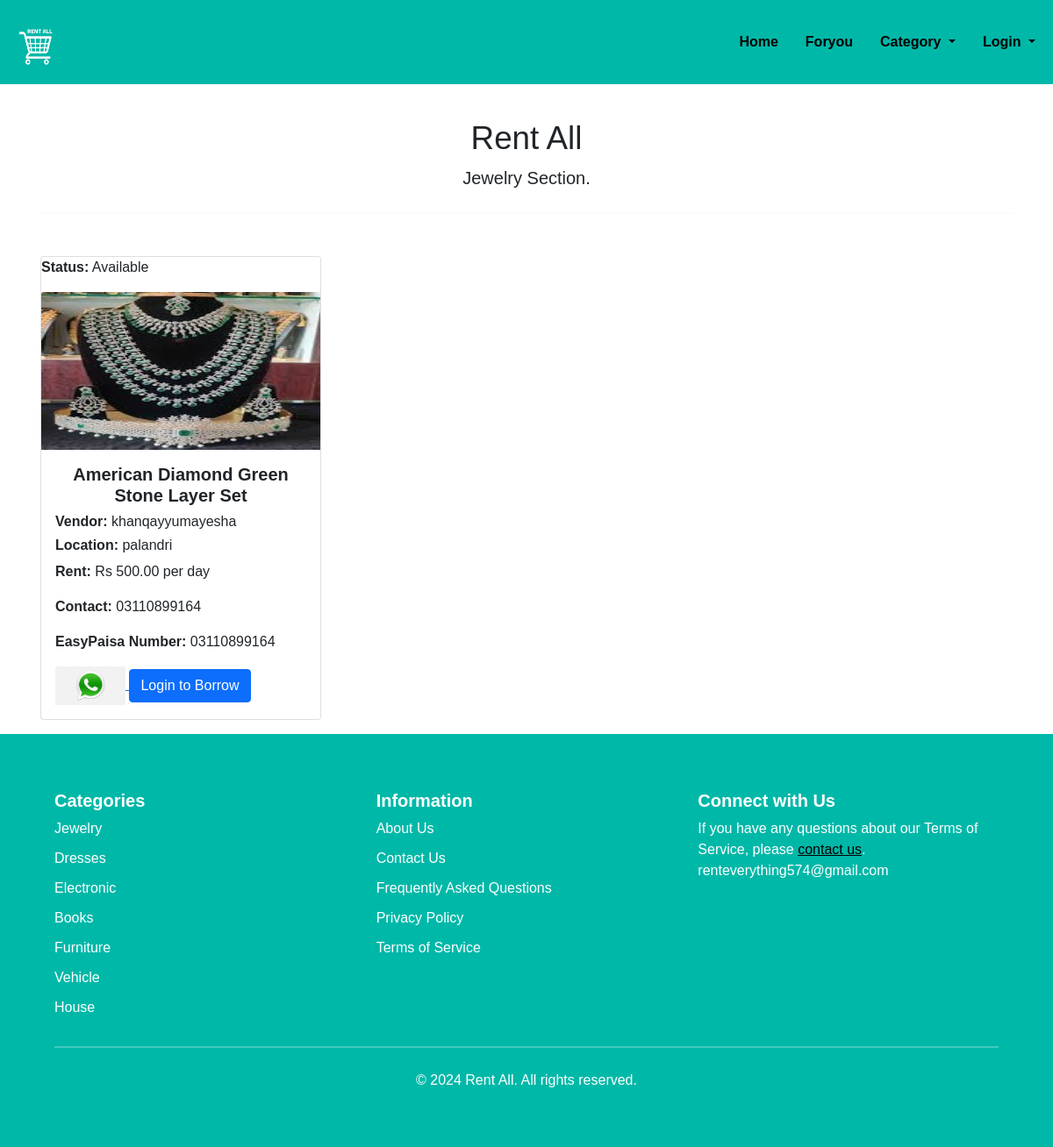
The page /jewelry/ on the database its author committed.
### home/models.py (models this page shows, shortened)
class Car(models.Model):
    CATEGORY_CHOICES = [
        ('jewelry', 'Jewelry'),
        ('books', 'Books'),
        ('furniture', 'Furniture'),
        ('electronics', 'Electronics'),
        ('dresses', 'Dresses'),
        ('house', 'House'),
        ('vehicle', 'Vehicle'),
    ]
    name = models.CharField(max_length=255)
    location = models.CharField(max_length=255)
    image = models.ImageField(upload_to='images/')
    capacity = models.IntegerField()
    rent = models.DecimalField(max_digits=10, decimal_places=2)
    category = models.CharField(max_length=50, choices=CATEGORY_CHOICES, default='jewelry')
    car_dealer = models.ForeignKey(CarDealer, on_delete=models.CASCADE)
    is_available = models.BooleanField(default=True)  # Add this line

class CarDealer(models.Model):
    car_dealer = models.OneToOneField(User, on_delete=models.CASCADE)
    phone =  models.CharField(validators = [MinLengthValidator(10), MaxLengthValidator(15)], max_length = 15)
    location = models.ForeignKey(Location, on_delete=models.PROTECT)
    earnings = models.IntegerField(default=0)
    type = models.CharField(max_length=20, blank=True)
    easypaisa_number = models.CharField(max_length=15)
    def __str__(self):
        return str(self.car_dealer)

class Location(models.Model):
    location = models.CharField(max_length=50)
    latitude = models.DecimalField(max_digits=9, decimal_places=6, null=True, blank=True)
    longitude = models.DecimalField(max_digits=9, decimal_places=6, null=True, blank=True)
    def __str__(self):
        return self.location

### home/views.py (the view, shortened to what this page needs)
# urls.py: path('jewelry/', views.jewelry, name='jewelry'),
def jewelry(request):
    jewelry_items = Car.objects.filter(category='jewelry')
    login = request.user.is_authenticated
    customer_city = None
    distances = [None] * jewelry_items.count()
    jewelry_with_distances_and_status = []
    for jewelry, distance in zip(jewelry_items, distances):
        incomplete_order = Order.objects.filter(car=jewelry, is_complete=False).exists()
        status = 'Rented' if incomplete_order else 'Available'
        jewelry_with_distances_and_status.append((jewelry, distance, status))
    return render(request, 'jewelry.html', {
        'jewelry_with_distances_and_status': jewelry_with_distances_and_status,
        'login': login,
        'customer_city': customer_city
    })

### home/templates/jewelry.html (shortened to what this page needs)
{% extends 'base.html' %}
{% block css %}
{% load static %}
{% endblock %}
{% block body %}
<div class="container mt-4">
    <div>
        <center>
            <h1 class="display-4 bold-black" style="font-size: 2.3rem;">Rent All</h1>
            <p class="lead">Jewelry Section.</p>
        </center>
        <hr class="my-4">
    </div>
    <div class="row mt-4">
        {% for jewelry, distance, status in jewelry_with_distances_and_status %}
        <div class="col-sm-4 mt-4">
            <div class="card" style="width: 20rem;">
                <p class="card-text"><b>Status:</b> {{ status }}</p>
                <img class="card-img-top" src="/media/{{ jewelry.image }}" alt="Card image cap" style="height: 180px;">
                <div class="card-body">
                    <h5 class="card-title"><b><center>{{jewelry.name}}</center></b></h5>
                    <h6 class="card-text"><b>Vendor:</b> {{jewelry.car_dealer}}</h6>
                    <h6 class="card-text"><b>Location: </b>{{jewelry.car_dealer.location}}</h6>
                    <p class="card-text"><b>Rent:</b> Rs {{jewelry.rent}} per day</p>
                    <p class="card-text"><b>Contact:</b> {{ jewelry.car_dealer.phone }}</p>
                    <p class="card-text"><b>EasyPaisa Number: </b>{{ jewelry.car_dealer.easypaisa_number }}</p>
                    <a href="https://wa.me/{{ jewelry.car_dealer.easypaisa_number }}?text=I'm%20interested%20in%20your%20{{jewelry.name}}%20for%20rent" target="_blank" class="whatsapp">
                        <img src="{% static 'images/whatsapp.png' %}" width="80px" />
                    </a>
                    {% if login %}
                    <form action="/car_rent/" method="post">
                        {% csrf_token %}
                        <input type="hidden" name="id" value="{{jewelry.id}}">
                        <input class="btn btn-dark" type="submit" value="Borrow">
                    </form>
                    {% else %}
                    <a href="{% url 'customer_login' %}" class="btn btn-primary">Login to Borrow</a>
                    {% endif %}
                </div>
            </div>
        </div>
        {% endfor %}
    </div>
</div>
{% endblock %}

### static/style.css (style rules this page uses)
* { box-sizing: border-box; margin: 0; padding: 0; }
body { font-family: 'Nunito', sans-serif; font-weight: 400; font-size: 100%; background: #F1F1F1; }
*, html { --primaryGradient: linear-gradient(93.12deg, #581B98 0.52%, #9C1DE7 100%); --secondaryGradient: linear-gradient(268.91deg, #581B98 -2.14%, #9C1DE7 99.69%); --primaryBoxShadow: 0px 10px 15px rgba(0, 0, 0, 0.1); --secondaryBoxShadow: 0px -10px 15px rgba(0, 0, 0, 0.1); --primary: #581B98; }

### home/templates/footer.html (style rules this page uses)
body { font-family: Arial, Helvetica, sans-serif; background-color: #ffffff; }
* { box-sizing: border-box; }
hr { border: 1px solid #f1f1f1; margin-bottom: 25px; }
.container { padding: 16px; }

### rows shown on the page
Car: status "Available", image (picture), name "American Diamond Green Stone Layer Set", car_dealer "khanqayyumayesha", car_dealer.location "palandri", rent "500.00", car_dealer.phone "03110899164", car_dealer.easypaisa_number "03110899164"
